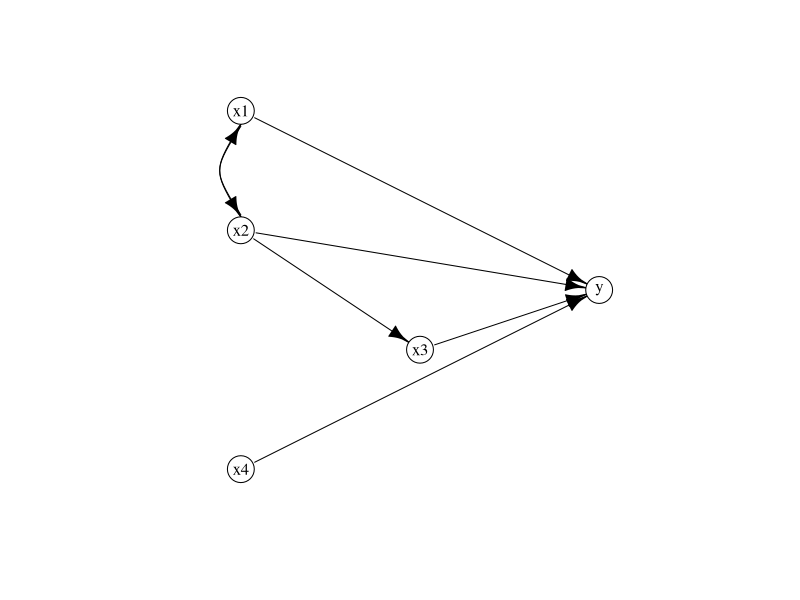
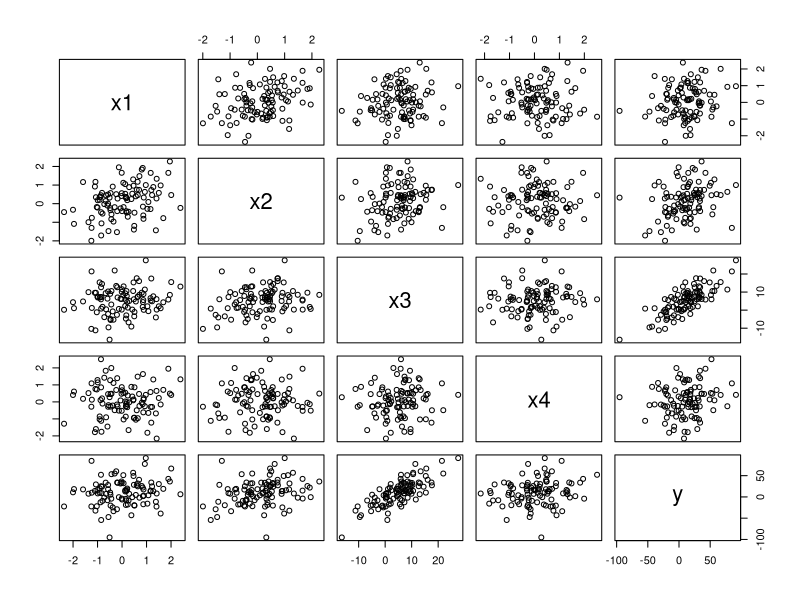

Reproduce these figures in R, in order.
## ---- chunk 1
library(dplyr)
library(broom)
library(tidyr)
library(knitr)
library(igraph)

knitr::opts_chunk$set(
  echo = TRUE
  )

set.seed(0)
## ---- chunk 2
scale.data.frame <- function(x, ...) {
  num <- sapply(x, is.numeric)
  rval <- x
  rval[num] <- as.data.frame(scale(as.matrix(x[num])))
  rval
}
## ---- chunk 3
library(igraph)
g <- make_graph( 
  ~ x1:x2:x3:x4 --+ y,
  x2 --+ x3,
  x1 +---+ x2
)
E(g)$causal <- TRUE
E(g)[ 1 %--% 2 ]$causal <- FALSE
ox <- c(1, 1, 2, 1, 3)
oy <- c(4, 3, 2, 1, 2.5)
l <- layout_with_fr(g, minx=ox, maxx=ox, miny=oy, maxy=oy)
plot(g, layout=l,
     vertex.color="white",
     vertex.label.color="black",
     edge.curved = replace(rep(0, ecount(g)),
                           which(!E(g)$causal), c(-0.7, 0.7)),
     edge.color="black")
detach(package:igraph)
## ---- chunk 4
n <- 100
mu <- rep(0, 2)
s <- matrix( c(
    1, 0.2, 
    0.2, 1
  ), ncol=2, byrow=TRUE)
# diag(s) <- diag(s)

MASS::mvrnorm(n, mu = mu, Sigma=s) %>%
  as_data_frame() %>%
  rename(
    x1 = V1,
    x2 = V2
  ) %>%
  mutate(
    x3 = 1.2*x2 + 3 + rnorm(n, 0, 8),
    x4 = rnorm(n),
    y = -3 + x1 + 2*x2 + 3*x3 + 4*x4 + rnorm(n, 0, 20)
  )  -> d
## ---- chunk 5
d %>% head() %>% kable()
## ---- chunk 6
d %>%
  summarise_each(
    funs(mean, sd)
  ) %>%
  gather(what, value) %>%
  separate(what, c("Variable", "f")) %>%
  spread(f, value)
## ---- chunk 7
d %>% cor() %>% kable()
## ---- chunk 8
pairs(d)
## ---- chunk 9
summary(lm( y ~ x1, data=d))
## ---- chunk 10
summary( lm( y ~ x1 + x2 + x3 + x4, data=d))
## ---- chunk 11
m1 <- lm(y ~ x2 + x1 + x4, data=d)
m2 <- lm( resid(m1) ~ x3, data=d)

summary(m1)
summary(m2)
